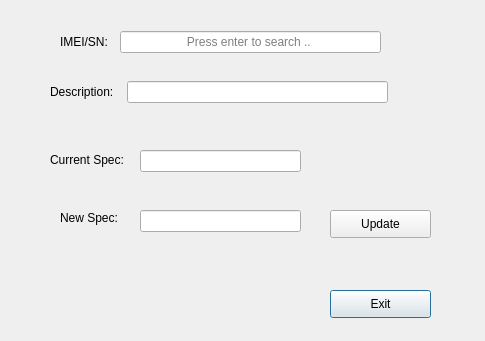
<?xml version="1.0" encoding="UTF-8"?>
<ui version="4.0">
 <class>SpecChange</class>
 <widget class="QDialog" name="SpecChange">
  <property name="geometry">
   <rect>
    <x>0</x>
    <y>0</y>
    <width>485</width>
    <height>341</height>
   </rect>
  </property>
  <property name="windowTitle">
   <string>SpecChange</string>
  </property>
  <widget class="QLabel" name="label_3">
   <property name="geometry">
    <rect>
     <x>50</x>
     <y>150</y>
     <width>91</width>
     <height>20</height>
    </rect>
   </property>
   <property name="text">
    <string>Current Spec:</string>
   </property>
  </widget>
  <widget class="QLineEdit" name="current_spec">
   <property name="geometry">
    <rect>
     <x>140</x>
     <y>150</y>
     <width>161</width>
     <height>22</height>
    </rect>
   </property>
   <property name="readOnly">
    <bool>true</bool>
   </property>
  </widget>
  <widget class="QLabel" name="label_4">
   <property name="geometry">
    <rect>
     <x>60</x>
     <y>210</y>
     <width>71</width>
     <height>16</height>
    </rect>
   </property>
   <property name="text">
    <string>New Spec:</string>
   </property>
  </widget>
  <widget class="QLineEdit" name="new_spec">
   <property name="geometry">
    <rect>
     <x>140</x>
     <y>210</y>
     <width>161</width>
     <height>22</height>
    </rect>
   </property>
   <property name="readOnly">
    <bool>false</bool>
   </property>
  </widget>
  <widget class="QPushButton" name="exit">
   <property name="geometry">
    <rect>
     <x>330</x>
     <y>290</y>
     <width>101</width>
     <height>28</height>
    </rect>
   </property>
   <property name="text">
    <string>Exit</string>
   </property>
  </widget>
  <widget class="QPushButton" name="update">
   <property name="geometry">
    <rect>
     <x>330</x>
     <y>210</y>
     <width>101</width>
     <height>28</height>
    </rect>
   </property>
   <property name="text">
    <string>Update</string>
   </property>
  </widget>
  <widget class="QWidget" name="">
   <property name="geometry">
    <rect>
     <x>60</x>
     <y>30</y>
     <width>321</width>
     <height>24</height>
    </rect>
   </property>
   <layout class="QHBoxLayout" name="horizontalLayout">
    <item>
     <widget class="QLabel" name="label">
      <property name="text">
       <string>IMEI/SN:</string>
      </property>
     </widget>
    </item>
    <item>
     <widget class="QLineEdit" name="sn">
      <property name="minimumSize">
       <size>
        <width>261</width>
        <height>22</height>
       </size>
      </property>
      <property name="maximumSize">
       <size>
        <width>261</width>
        <height>22</height>
       </size>
      </property>
      <property name="alignment">
       <set>Qt::AlignCenter</set>
      </property>
      <property name="placeholderText">
       <string>Press enter to search .. </string>
      </property>
     </widget>
    </item>
   </layout>
  </widget>
  <widget class="QWidget" name="">
   <property name="geometry">
    <rect>
     <x>50</x>
     <y>80</y>
     <width>338</width>
     <height>24</height>
    </rect>
   </property>
   <layout class="QHBoxLayout" name="horizontalLayout_2">
    <item>
     <widget class="QLabel" name="label_2">
      <property name="text">
       <string>Description:</string>
      </property>
     </widget>
    </item>
    <item>
     <widget class="QLineEdit" name="description">
      <property name="minimumSize">
       <size>
        <width>261</width>
        <height>22</height>
       </size>
      </property>
      <property name="maximumSize">
       <size>
        <width>261</width>
        <height>22</height>
       </size>
      </property>
      <property name="readOnly">
       <bool>true</bool>
      </property>
     </widget>
    </item>
   </layout>
  </widget>
 </widget>
 <resources>
  <include location="../app/icons.qrc"/>
 </resources>
 <connections/>
</ui>
